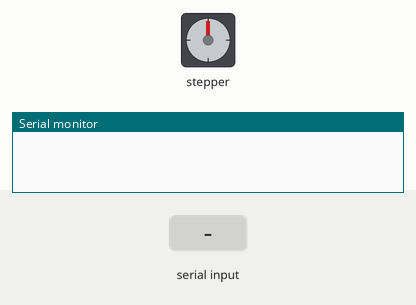
This sketch was run on a simulated Arduino Uno, built with avr-gcc and run on an emulated ATmega328P. Shown: stepper motor, the last lines printed to the serial monitor. Inputs (shaded band) come from the test bench. Stepper angles assume 2048 steps per turn.

Above: at 1.2 s.
1.3 s: "A" received over Serial
At 1.75 s:
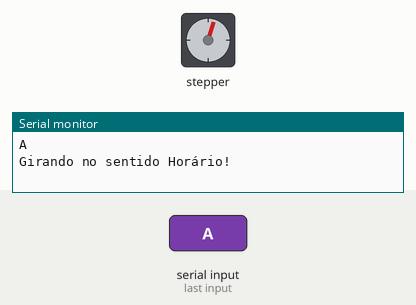
At 2.35 s:
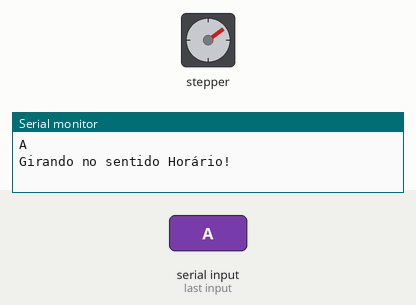
7.3 s: "B" received over Serial
At 7.48 s:
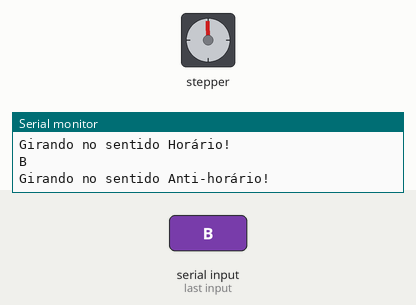
Timing chart, 0 to 16.3 s (numbered marks = the images above; inputs shaded):
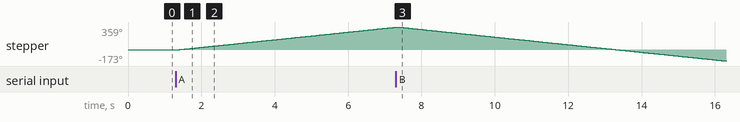

Measured:
- after the input at 1.3 s, stepper: keeps turning clockwise at about 60°/s, starting at once

The sketch:

Teste_Motor_de_Passo_2.ino
```cpp
/*
  --- ACIONAR MOTOR DE PASSO COM DRIVE ULN2003   ---
  ==================================================
  == BLOG DA ROBOTICA - www.blogdarobotica.com ==
  ==================================================
  Autora: Carol Correia Viana
  E-mail: contato@blogdarobotica.com
  Facebook: facebook.com/blogdarobotica
  Instagram:@blogdarobotica
  YouTube: youtube.com/user/blogdarobotica
  ==================================================
*/

#include <Stepper.h> //Biblioteca do motor
const int passos = 2048; //Número de passos para uma volta
char sentido; //Variável para armazenar o caractere digitado pelo usuário

Stepper myStepper(passos, 8, 10, 9, 11); //Inicia o motor utilizando os pinos 8, 10, 9, 11

void setup() {
  Serial.begin(9600); // Inicializa a comunicação serial
}

void loop() {
  if (Serial.available()) { // Se a serial receber algum caractere
    sentido = Serial.read(); // Lê o caractere e guarda na variável sentido
    Serial.println(sentido);// Imprime na serial o conteúdo de sentido
  }

  switch (sentido) {
    case 'A':
      horario(); // Chama a função para acionamento do motor no sentido horário
      break;
    case 'B':
      antihorario(); // Chama a função para acionamento do motor no sentido anti-horário
      break;
  }
}

// Função para acionamento do motor no sentido horário
void horario() { // A
  Serial.println("Girando no sentido Horário!");
  myStepper.setSpeed(10); // Velocidade de 10 rpm
  myStepper.step(passos); // Move 2048 passos, correspondentes a uma volta
}

// Função para acionamento do motor no sentido anti-horário
void antihorario() { // B
  Serial.println("Girando no sentido Anti-horário!");
  myStepper.setSpeed(10); // Velocidade de 10 rpm
  myStepper.step(-passos); // Move 2048 passos, correspondentes a uma volta
}
```
